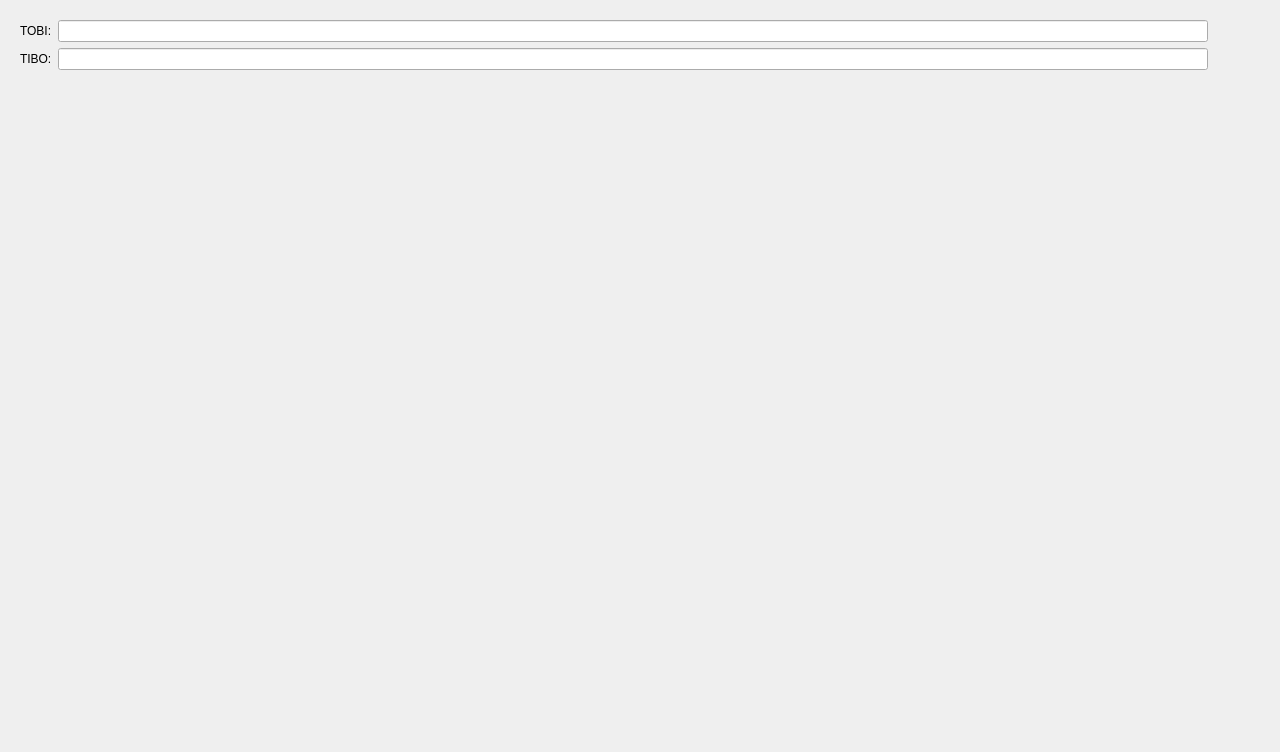
<?xml version="1.0" encoding="UTF-8"?>
<ui version="4.0">
 <class>ROVDebug</class>
 <widget class="QDialog" name="ROVDebug">
  <property name="geometry">
   <rect>
    <x>0</x>
    <y>0</y>
    <width>1280</width>
    <height>752</height>
   </rect>
  </property>
  <property name="sizePolicy">
   <sizepolicy hsizetype="Preferred" vsizetype="Preferred">
    <horstretch>0</horstretch>
    <verstretch>0</verstretch>
   </sizepolicy>
  </property>
  <property name="minimumSize">
   <size>
    <width>1280</width>
    <height>752</height>
   </size>
  </property>
  <property name="maximumSize">
   <size>
    <width>1280</width>
    <height>752</height>
   </size>
  </property>
  <property name="windowTitle">
   <string>Debug</string>
  </property>
  <widget class="QWidget" name="">
   <property name="geometry">
    <rect>
     <x>20</x>
     <y>20</y>
     <width>1231</width>
     <height>56</height>
    </rect>
   </property>
   <layout class="QFormLayout" name="formLayout">
    <property name="fieldGrowthPolicy">
     <enum>QFormLayout::ExpandingFieldsGrow</enum>
    </property>
    <property name="formAlignment">
     <set>Qt::AlignLeading|Qt::AlignLeft|Qt::AlignTop</set>
    </property>
    <item row="0" column="0">
     <widget class="QLabel" name="label">
      <property name="text">
       <string>TOBI:</string>
      </property>
     </widget>
    </item>
    <item row="0" column="1">
     <widget class="QLineEdit" name="leTOBI">
      <property name="sizePolicy">
       <sizepolicy hsizetype="Preferred" vsizetype="Fixed">
        <horstretch>0</horstretch>
        <verstretch>0</verstretch>
       </sizepolicy>
      </property>
      <property name="minimumSize">
       <size>
        <width>1150</width>
        <height>10</height>
       </size>
      </property>
      <property name="baseSize">
       <size>
        <width>200</width>
        <height>0</height>
       </size>
      </property>
      <property name="focusPolicy">
       <enum>Qt::NoFocus</enum>
      </property>
      <property name="readOnly">
       <bool>true</bool>
      </property>
     </widget>
    </item>
    <item row="1" column="0">
     <widget class="QLabel" name="label_2">
      <property name="text">
       <string>TIBO:</string>
      </property>
     </widget>
    </item>
    <item row="1" column="1">
     <widget class="QLineEdit" name="leTIBO">
      <property name="sizePolicy">
       <sizepolicy hsizetype="Preferred" vsizetype="Fixed">
        <horstretch>0</horstretch>
        <verstretch>0</verstretch>
       </sizepolicy>
      </property>
      <property name="minimumSize">
       <size>
        <width>1150</width>
        <height>10</height>
       </size>
      </property>
      <property name="baseSize">
       <size>
        <width>0</width>
        <height>0</height>
       </size>
      </property>
      <property name="focusPolicy">
       <enum>Qt::NoFocus</enum>
      </property>
      <property name="readOnly">
       <bool>true</bool>
      </property>
     </widget>
    </item>
   </layout>
  </widget>
 </widget>
 <resources/>
 <connections/>
</ui>
